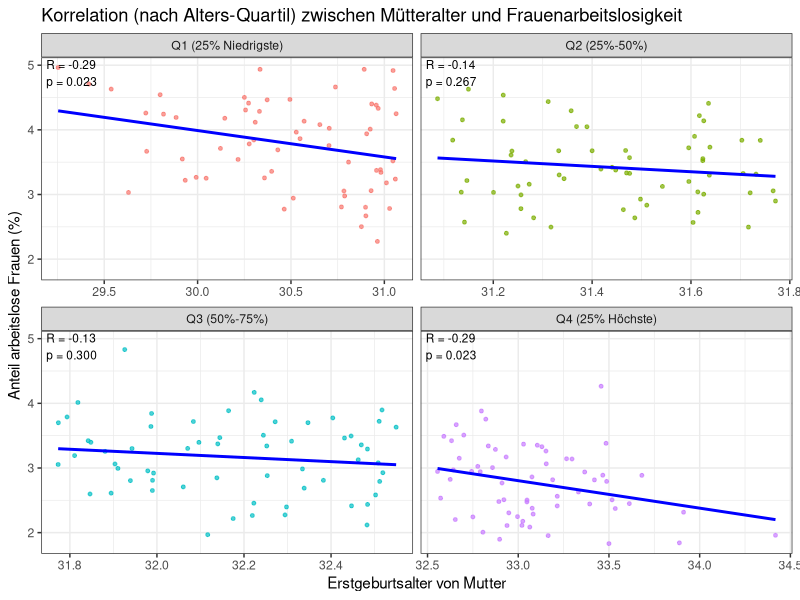
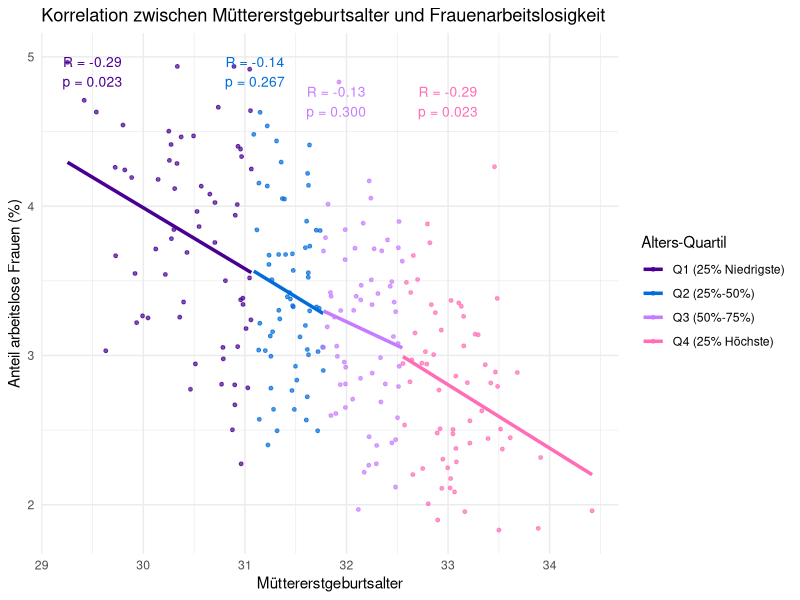

Here is the R script that generated these plots, in order:
install.packages("readxl")
library(readxl)
export_be <- read_excel("data/raw/export_be.xlsx")
be_sheet <- read_excel("data/raw/export_be.xlsx", sheet = "BEVÖLKERUNG")
View(be_sheet)

export_ar <- read_excel("data/raw/export_ar.xlsx")
ar_sheet <- read_excel("data/raw/export_ar.xlsx", sheet = "ARBEITSMARKT")
View(ar_sheet)

install.packages("tidyverse")
library(tidyverse)

install.packages("ggpubr")
library(ggpubr)

library(ggplot2)

all_districts_and_city <- be_sheet %>%
  filter(
    Indikator == "Durchschnittsalter Mütter erstgebärend",
    Ausprägung == "insgesamt"
  ) %>%
  mutate(
    mean_age = `Basiswert 1` / `Basiswert 2`
  )

arbeitslos_anteil_frau <- ar_sheet %>%
  filter(
    Indikator == "Arbeitslose - Anteil",
    Ausprägung == "weiblich"
  ) %>%
  mutate(
    anteil = 100 * `Basiswert 1` / `Basiswert 2`
  )


korrelations_daten <- inner_join(
  all_districts_and_city, 
  arbeitslos_anteil_frau, 
  by = c("Raumbezug", "Jahr")
)

korrelations_daten_clean <- korrelations_daten %>%
  filter(Raumbezug != "Stadt München")

library(broom)

age_quantiles <- quantile(
  korrelations_daten_clean$mean_age, 
  probs = c(0, 0.25, 0.5, 0.75, 1), 
  na.rm = TRUE 
)

print(age_quantiles)

daten_mit_quartilen <- korrelations_daten_clean %>%
  mutate(
    alters_quartil = cut(
      mean_age,
      breaks = age_quantiles,     
      include.lowest = TRUE,    
      labels = c("Q1 (25% Niedrigste)",  
                 "Q2 (25%-50%)", 
                 "Q3 (50%-75%)", 
                 "Q4 (25% Höchste)")
    )
  )

stats_nach_quartil <- daten_mit_quartilen %>%
  filter(!is.na(alters_quartil)) %>% 
  
  group_by(alters_quartil) %>%
  summarize(
    test_stats = list(broom::tidy(cor.test(mean_age, anteil))), 
    .groups = "drop"
  ) %>%
  unnest(test_stats)

print(stats_nach_quartil)

facet_labels_quartil <- stats_nach_quartil %>%
  mutate(
    label_text = paste0(
      "R = ", round(estimate, 2),
      "\np = ", format.pval(p.value, digits = 2, eps = 0.001)
    )
  )

ggplot(daten_mit_quartilen, aes(x = mean_age, y = anteil)) +
  
  geom_point(aes(color = alters_quartil), size = 1, alpha = 0.7) + 
  geom_smooth(method = "lm", se = FALSE, color = "blue") + 
  facet_wrap(~ alters_quartil, scales = "free_x") + 
  geom_text(
    data = facet_labels_quartil,
    aes(x = -Inf, y = Inf, label = label_text), # Oben-Links
    hjust = -0.1, vjust = 1.1, size = 3, color = "black"
  ) +
  
  labs(
    title = "Korrelation (nach Alters-Quartil) zwischen Mütteralter und Frauenarbeitslosigkeit",
    x = "Erstgeburtsalter von Mutter",
    y = "Anteil arbeitslose Frauen (%)"
  ) +
  theme_bw() +
  theme(legend.position = "none")



#----------------------------------------------------------------------------------------------
label_data_plot <- stats_nach_quartil %>%
  mutate(
    label_text = paste0(
      "R = ", round(estimate, 2),
      "\np = ", format.pval(p.value, digits = 2, eps = 0.001)
    ),
    
    x_pos = case_when(
      alters_quartil == "Q1 (25% Niedrigste)" ~ 29.5,
      alters_quartil == "Q2 (25%-50%)"       ~ 31.1,
      alters_quartil == "Q3 (50%-75%)"       ~ 31.9,
      alters_quartil == "Q4 (25% Höchste)"   ~ 33.0
    ),
    
    y_pos = case_when(
      alters_quartil == "Q1 (25% Niedrigste)" ~ 5.0, 
      alters_quartil == "Q2 (25%-50%)"       ~ 5.0, 
      alters_quartil == "Q3 (50%-75%)"       ~ 4.8, 
      alters_quartil == "Q4 (25% Höchste)"   ~ 4.8  
    )
  )

library(ggplot2)
ggplot(daten_mit_quartilen, aes(x = mean_age, y = anteil)) +
  
  geom_point(aes(color = alters_quartil), size = 1, alpha = 0.7) +
  
  geom_smooth(aes(color = alters_quartil), method = "lm", se = FALSE, size = 1.2) +
  
  geom_text(
    data = label_data_plot,
    aes(x = x_pos, y = y_pos, label = label_text, color = alters_quartil),
    size = 3.5,
    vjust = 1, 
    show.legend = FALSE 
  ) +
  
  labs(
    title = "Korrelation zwischen Müttererstgeburtsalter und Frauenarbeitslosigkeit",
    x = "Müttererstgeburtsalter",
    y = "Anteil arbeitslose Frauen (%)",
    color = "Alters-Quartil" 
  ) +
  scale_color_manual(values = c(
    "Q1 (25% Niedrigste)" = "#490092", 
    "Q2 (25%-50%)"       = "#006DDB", 
    "Q3 (50%-75%)"       = "#C77CFF", 
    "Q4 (25% Höchste)"   = "#FF6DB6"   
  )) +
  
  theme_minimal()
